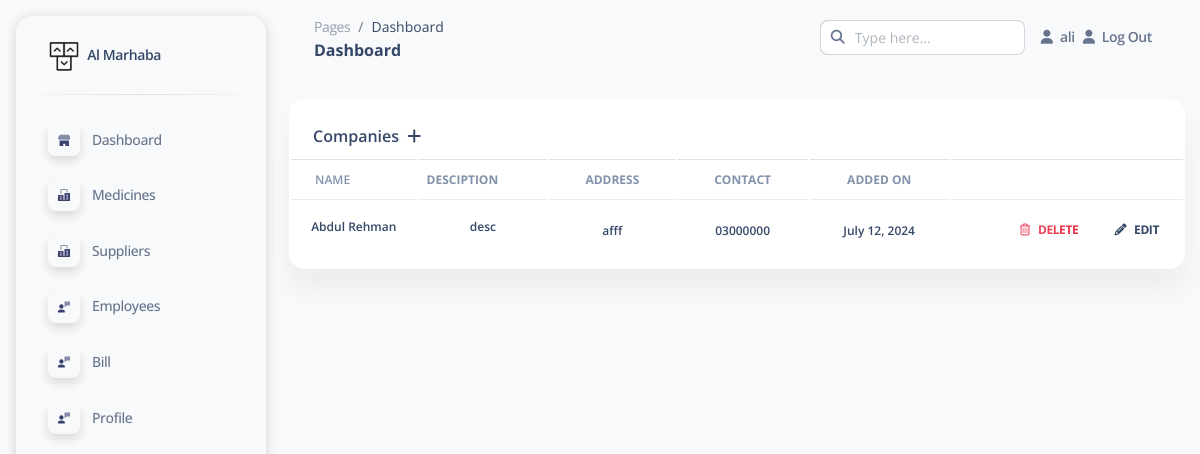
Page /suppl (signed in) on the committed database.
### app1/models.py (models this page shows, shortened)
class Company(models.Model):
    name= models.CharField(max_length=200, null=True)
    id = models.AutoField(primary_key=True)
    contact= models.CharField(max_length=200, null=True)
    address= models.CharField(max_length=200, null=True)
    desc=  models.TextField(max_length=500, null=True)
    userz = models.ForeignKey(User, on_delete=models.SET_NULL,null=True, blank=True)
    added_on= models.DateField()

### app1/views.py (the view, shortened to what this page needs)
# urls.py: path('suppl',views.suppliers, name='suppl'),
@login_required
def suppliers(request):
    suppl = Company.objects.filter(userz=request.user)
    context={'suppl':suppl}
    return render(request, 'supplier.html', context)

### template/supplier.html (shortened to what this page needs)
{% extends 'base.html' %}
{% load static %}
{% block body %}
<div class="conatiner-fluid py-4">
    <div class="col-12">
      <div class="card mb-4">
        <div class="card-header pb-0">
          <h6>Companies
            <i class="fa fa-plus mx-1 " data-toggle="modal" data-target="#btyn"></i>
          </h6>
        </div>
        <div class="card-body px-0 pt-0 pb-2">
          <div class="table-responsive p-0">
            <table class="table align-items-center mb-0">
              <thead>
                <tr>
                  <th
                    class="text-uppercase text-secondary text-xs font-weight-bold opacity-10">
                    NAME
                  </th>
                  <th
                    class="text-uppercase text-secondary text-xs font-weight-bolder opacity-10 ps-2">
                    Desciption
                  </th>
                  <th
                    class="text-center text-uppercase text-secondary text-xs font-weight-bolder opacity-10">
                    Address
                  </th>
                  <th
                    class="text-center text-uppercase text-secondary text-xs font-weight-bolder opacity-10">
                    Contact
                  </th>
                  <th
                    class="text-center text-uppercase text-secondary text-xs font-weight-bolder opacity-10">
                    Added On
                  </th>
                  <th>
                  </th>
                </tr>
              </thead>
              <tbody>
                {% for supp in suppl %}
                <tr>
                  <td>
                      <div class="align-middle text-center text-sm">
                        <h6 class="mb-2 text-xs">{{supp.name}}</h6>
                      </div>
                  </td>
                  <td>
                    <div class="align-middle text-center text-sm">
                        <h6 class="mb-2 mx--4 text-xs">{{supp.desc}}</h6>
                    </div>
                  </td>
                  <td>
                      <div class="align-middle text-center text-sm">
                        <h6 class="mb-0 text-xs">{{supp.address}}</h6>
                      </div>
                  </td>
                  <td>
                    <div class="align-middle text-center text-sm">
                        <h6 class="mb-0 text-xs">{{supp.contact}}</h6>
                      </div>
                  </td>
                  <td>
                    <div class="align-middle text-center text-sm">
                        <h6 class="mb-0 text-xs">{{supp.added_on}}</h6>
                      </div>
                  </td>
                  <td>
                    <div class="ms-auto text-end">
                      <a class="btn btn-link text-danger text-gradient px-3 mb-0" href="{% url 'com_delete' supp.id  %}"><i class="far fa-trash-alt me-2" aria-hidden="true"></i>Delete</a>
                      <a class="btn btn-link text-dark px-3 mb-0" href="javascript:;"><i class="fas fa-pencil-alt text-dark me-2" aria-hidden="true"></i>Edit</a>
                    </div>
                  </td>
                </tr>
               {% endfor %}
              </tbody>
            </table>
          </div>
        </div>
      </div>
    </div>
{% endblock body %}

### template/base.html (shortened to what this page needs)
<!DOCTYPE html>
<html lang="en">
{%load static%}
<head>
  <link rel="stylesheet" href="https://cdn.jsdelivr.net/npm/bootstrap@4.5.3/dist/css/bootstrap.min.css"
>
  <link href="static\assets\css\nucleo-icons.css" rel="stylesheet" />
  <link href="static\assets\css\nucleo-svg.css" rel="stylesheet" />
  <link href="static\assets\css\nucleo-svg.css" rel="stylesheet" />
  <link id="pagestyle" href="static\assets\css\soft-ui-dashboard.css?v=1.0.5" rel="stylesheet" />
</head>
<body class="g-sidenav-show  bg-gray-100">
  <aside class="sidenav navbar navbar-vertical navbar-expand-xs border-0 border-radius-xl my-3 fixed-start ms-3 " id="sidenav-main">
    <div class="sidenav-header">
      <a class="navbar-brand m-0" href="/" target="_blank">
        <img src="static\assets\img\logo-ct.png" class="navbar-brand-img h-100" alt="main_logo">
        <span class="ms-1 font-weight-bold">Al Marhaba</span>
      </a>
    </div>
    <hr class="horizontal dark mt-0">
    <div class="collapse navbar-collapse  w-auto " style="height: 100%;" id="sidenav-collapse-main">
      <ul class="navbar-nav">
        <li class="nav-item">
          <a class="nav-link  " href="dash">
            <div class="icon icon-shape icon-sm shadow border-radius-md bg-transparent text-center me-2 d-flex align-items-center justify-content-center">
            </div>
            <span class="nav-link-text ms-1">Dashboard</span>
          </a>
        </li>
        <li class="nav-item ">
          <a class="nav-link  " href="med">
            <div class="icon icon-shape icon-sm shadow border-radius-md bg-transparent text-center me-2 d-flex align-items-center justify-content-center">
            </div>
            <span class="nav-link-text ms-1">Medicines</span>
          </a>
        </li>
        <li class="nav-item">
          <a class="nav-link  " href="suppl">
            <div class="icon icon-shape icon-sm shadow border-radius-md bg-transparent text-center me-2 d-flex align-items-center justify-content-center">
            </div>
            <span class="nav-link-text ms-1">Suppliers</span>
          </a>
        </li>
        <li class="nav-item">
          <a class="nav-link  " href="empl">
            <div class="icon icon-shape icon-sm shadow border-radius-md bg-transparent text-center me-2 d-flex align-items-center justify-content-center">
            </div>
            <span class="nav-link-text ms-1">Employees</span>
          </a>
        </li>
        <li class="nav-item">
          <a class="nav-link  " href="recipt">
            <div class="icon icon-shape icon-sm shadow border-radius-md bg-transparent text-center me-2 d-flex align-items-center justify-content-center">
            </div>
            <span class="nav-link-text ms-1">Bill</span>
          </a>
        </li>
        <li class="nav-item">
          <a class="nav-link  " href="../pages/profile.html">
            <div class="icon icon-shape icon-sm shadow border-radius-md bg-transparent text-center me-2 d-flex align-items-center justify-content-center">
            </div>
            <span class="nav-link-text ms-1">Profile</span>
          </a>
        </li>
      </ul>
    </div>
  </aside>
  <main class="main-content position-relative max-height-vh-100 h-100 border-radius-lg ">
    <nav class="navbar navbar-main navbar-expand-lg px-0 mx-4 shadow-none border-radius-xl" id="navbarBlur" navbar-scroll="true">
      <div class="container-fluid py-1 px-3">
        <nav aria-label="breadcrumb">
          <ol class="breadcrumb bg-transparent mb-0 pb-0 pt-1 px-0 me-sm-6 me-5">
            <li class="breadcrumb-item text-sm"><a class="opacity-5 text-dark" href="javascript:;">Pages</a></li>
            <li class="breadcrumb-item text-sm text-dark " aria-current="page">Dashboard</li>
          </ol>
          <h6 class="font-weight-bolder mb-0 ">Dashboard</h6>
        </nav>
        <div class="collapse navbar-collapse mt-sm-0 mt-2 me-md-0 me-sm-4" id="navbar">
          <div class="ms-md-auto pe-md-3 d-flex align-items-center">
            <form method="get">
            <div class="input-group ">
              <span class="input-group-text text-body bg-transparent"><i class="fas fa-search" aria-hidden="true"></i></span>
              <input type="text" class="form-control" placeholder="Type here...">
            </div>
          </form>
          </div>
          {%if user.is_authenticated%}
          <ul class="navbar-nav  justify-content-end">
            <li class="nav-item d-flex align-items-center">
              <a href="#" class="nav-link text-body font-weight-bold px-0">
                <i class="fa fa-user me-sm-1"></i>
                <span class="d-sm-inline d-none">{{request.user}}</span>
              </a>
            </li>
            <li class="nav-item d-flex align-items-center mx-2">
              <a href="logout" class="nav-link text-body font-weight-bold px-0">
                <i class="fa fa-user me-sm-1"></i>
                <span class="d-sm-inline d-none">Log Out</span>
              </a>
            </li>
          </ul>
          {%endif%}
        </div>
      </div>
    </nav>
      {% block body %}{% endblock body %}
</body>
</html>

### static/assets/css/nucleo-svg.css (style rules this page uses)
.icon { display: inline-block; color: #111111; height: 1em; width: 1em; }
.icon-sm { height: 0.8em; width: 0.8em; }
.icon { fill: currentColor; stroke: none; }

### rows in the picture
Company: name "Abdul Rehman", desc "desc", address "afff", contact "03000000", added_on "July 12, 2024"

### other values in the picture
{{ request.user }} "ali"
